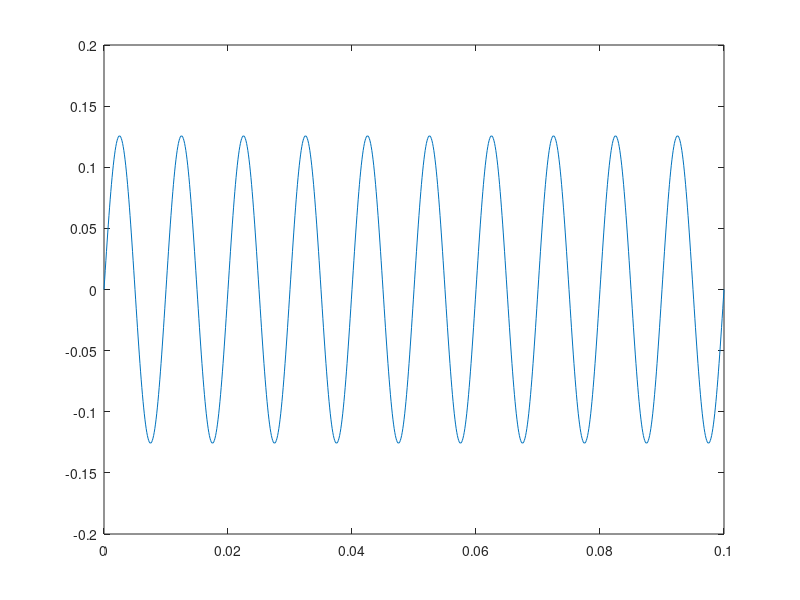

Write MATLAB code to recreate this figure. (Note: this script raises an error after producing the figure.)
%% Lowpass
C = 253e-9
L = 10e-6
R = 2
F = 1:1:300e3;
W = 2*pi*F;
Zc = 1./(1j*W*C);
Zl = 1j*W*L;
H = abs(Zc./(Zc+R+Zl));


nPlots = 1;
subplot(nPlots,1,1)

plot(W,H)
title("Dämpfung")
xlabel("\fontsize{20}\omega")
ylabel("dB")
grid on

%% C1+(R1//C2)
C1 = 1e-6;
C2 =    C1;
R1 = 2.7e3;
W = 100*pi;
Z = 1/(1j*W*C1)+(1/(1/R1+C2*W*1j))
fprintf("phi =%f",rad2deg(angle(Z)))
abs(Z)

%% (C1//(R1+L1))+(L2//(R2+C2))
c1 = 1/(1j*0.02);
c2 = 1/(1j*0.025);
l1 = 1j*50;
l2 = 1j*100;
r1 = 100;
r2 = 250;
rl = r1+l1;
rc = r2 +c2;
Z= 1/(1/c1+1/rl)+1/(1/l2+1/rc);
real(Z)
imag(Z)
rad2deg(angle(Z))

%% induzierte spannung
f = 100;
w = f*2*pi
t = 0:0.0001:0.1;
N = 2;
B = 0.1;
U = 2.* 1e-3 .* 0.1 .* w.* sin(w.*t);
plot(t,U)

%% RLL-Glied L1+(L2//R)
L1 = 2e-3;
L2 = 1e-3;
R = 47;
w = 1:1000:10e10;
Z1= 1j.*w*L1;
Z2= 1./(1./(1j.*w*L2)+1/R);
H = Z2./(Z1+Z2);
%% Darstellung
T = R/L1
semilogx(w,20.*log10(abs(H))+9) 
xlabel("\fontsize{20}\omega")
grid on
xline(T)
%% Leitwert eines Schwingkreises
%C










